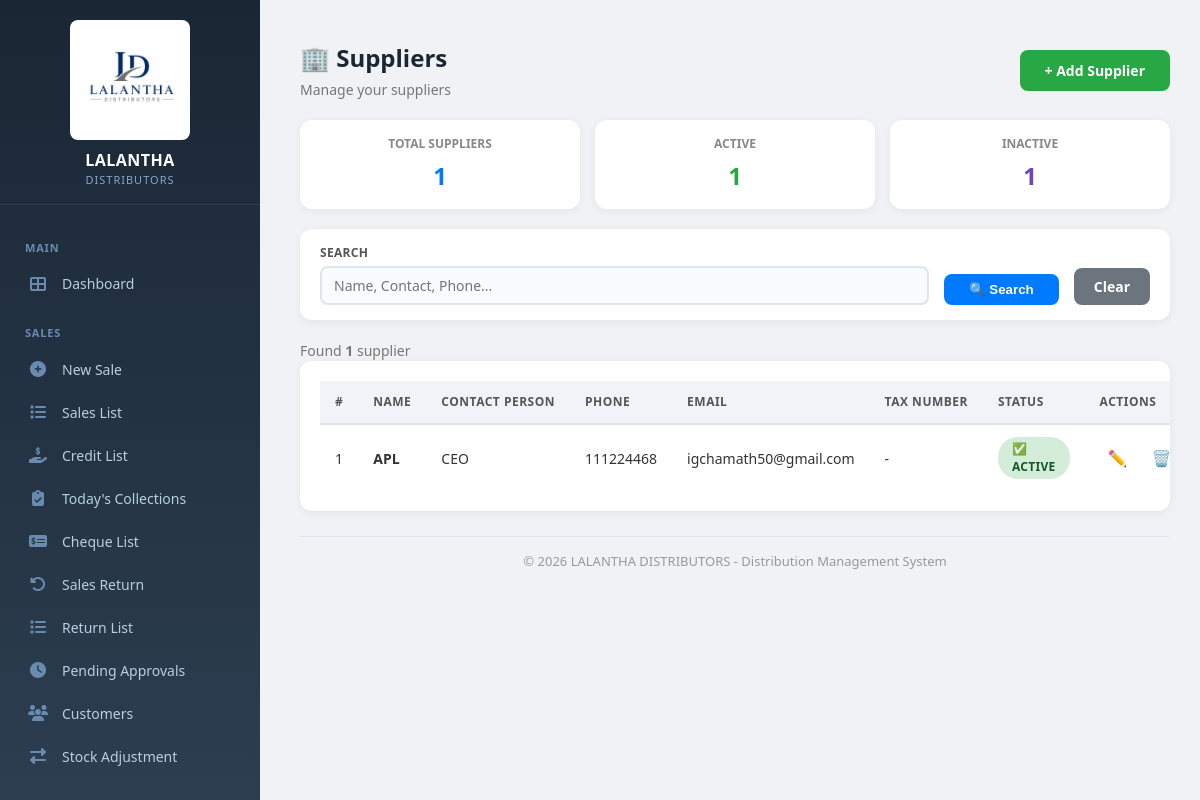
Screenshot of /suppliers/ (signed in) with the database file from the repository.
### core/models.py (models this page shows, shortened)
class Supplier(models.Model):
    name = models.CharField(max_length=200)
    contact_person = models.CharField(max_length=100, blank=True, null=True)
    phone = models.CharField(max_length=20, blank=True, null=True)
    email = models.EmailField(blank=True, null=True)
    address = models.TextField(blank=True, null=True)
    tax_number = models.CharField(max_length=50, blank=True, null=True, help_text="Supplier's VAT/Tax number")
    notes = models.TextField(blank=True, null=True)
    is_active = models.BooleanField(default=True)
    created_at = models.DateTimeField(auto_now_add=True)
    updated_at = models.DateTimeField(auto_now=True)
    class Meta:
        ordering = ['name']

### core/decorators.py (the view)
        def wrapper(request, *args, **kwargs):
            if not request.user.is_authenticated:
                messages.error(request, 'Please login first.')
                return redirect('/login/')  # ✅ Always returns
            try:
                profile = request.user.profile
                if profile.has_permission(permission):
                    return view_func(request, *args, **kwargs)  # ✅ Returns view response
                else:
                    messages.error(request, f'You do not have permission to access this page. Required: {permission}')
                    return redirect('/reports/')  # ✅ Always returns
            except UserProfile.DoesNotExist:
                messages.error(request, 'User profile not found. Please contact admin.')
                return redirect('/logout/')  # ✅ Always returns

### core/context_processors.py (called while the page is built)
def cache_version(request):
    return {
        'cache_version': settings.CACHE_VERSION
    }

### core/models.py (called while the page is built, shortened)
    def has_permission(self, permission):
        if self.role == 'Admin':
            return True

### core/templatetags/core_extras.py (called while the page is built)
@register.filter
def has_perm(profile, permission):
    try:
        return profile.has_permission(permission)
    except Exception:
        return False

### core/views.py (called while the page is built)
@login_required
@permission_required('manage_purchases')
def supplier_list(request):
    suppliers = Supplier.objects.all()
    search = request.GET.get('search', '')
    if search:
        suppliers = suppliers.filter(
            Q(name__icontains=search) |
            Q(contact_person__icontains=search) |
            Q(phone__icontains=search)
        )
    context = {
        'suppliers': suppliers,
        'search': search,
        'total_count': suppliers.count(),
    }
    return render(request, 'core/supplier_list.html', context)

### core/templates/core/supplier_list.html (shortened to what this page needs)
{% extends 'core/base.html' %}
{% load static %}
{% block content %}
<div class="container">
    <div class="page-title">
        <div>
            <h2>🏢 Suppliers</h2>
            <span class="subtitle">Manage your suppliers</span>
        </div>
        <a href="/supplier/add/" class="btn">+ Add Supplier</a>
    </div>
    <div class="supplier-stats">
        <div class="stat-card">
            <div class="label">Total Suppliers</div>
            <div class="value blue">{{ total_count }}</div>
        </div>
        <div class="stat-card">
            <div class="label">Active</div>
            <div class="value green">{{ suppliers|length }}</div>
        </div>
        <div class="stat-card">
            <div class="label">Inactive</div>
            <div class="value purple">{{ suppliers|length }}</div>
        </div>
    </div>
    <form method="GET" class="filter-bar">
        <div class="filter-group" style="flex:2;">
            <label>Search</label>
            <input type="text" name="search" placeholder="Name, Contact, Phone..." value="{{ search }}">
        </div>
        <button type="submit" class="btn-filter">🔍 Search</button>
        <a href="/suppliers/" class="btn-clear">Clear</a>
    </form>
    <div class="result-count">
        Found <strong>{{ total_count }}</strong> supplier{{ total_count|pluralize }}
    </div>
    <div class="table-container">
        <table>
            <thead>
                <tr>
                    <th>#</th>
                    <th>Name</th>
                    <th>Contact Person</th>
                    <th>Phone</th>
                    <th>Email</th>
                    <th>Tax Number</th>
                    <th>Status</th>
                    <th>Actions</th>
                </tr>
            </thead>
            <tbody>
                {% for supplier in suppliers %}
                <tr>
                    <td>{{ forloop.counter }}</td>
                    <td><strong>{{ supplier.name }}</strong></td>
                    <td>{{ supplier.contact_person|default:"-" }}</td>
                    <td>{{ supplier.phone|default:"-" }}</td>
                    <td>{{ supplier.email|default:"-" }}</td>
                    <td>{{ supplier.tax_number|default:"-" }}</td>
                    <td>
                        <span class="badge-status {% if supplier.is_active %}complete{% else %}pending{% endif %}">
                            {% if supplier.is_active %}✅ Active{% else %}❌ Inactive{% endif %}
                        </span>
                    </td>
                    <td>
                        <div class="action-icons">
                            <a href="/supplier/edit/{{ supplier.id }}/" class="edit" title="Edit">✏️</a>
                            <a href="/supplier/delete/{{ supplier.id }}/" class="delete" title="Delete" onclick="return confirm('Delete supplier {{ supplier.name }}?')">🗑️</a>
                        </div>
                    </td>
                </tr>
                {% endfor %}
            </tbody>
        </table>
    </div>
    <div class="footer">
        &copy; {% now "Y" %} LALANTHA DISTRIBUTORS - Distribution Management System
    </div>
</div>
{% endblock %}

### core/static/core/css/style.css (style rules this page uses)
* { margin: 0; padding: 0; box-sizing: border-box; }
body { font-family: -apple-system, BlinkMacSystemFont, "Segoe UI", Roboto, "Helvetica Neue", Arial, sans-serif; background: #f0f4f9; color: #1a2634; font-size: 14px; line-height: 1.5; min-height: 100vh; }
.container { max-width: 1400px; margin: 0 auto; padding: 20px; flex: 1; width: 100%; }
.page-title { display: flex; justify-content: space-between; align-items: center; margin-bottom: 20px; flex-wrap: wrap; gap: 15px; }
.page-title h2 { font-size: 24px; color: #1a2634; font-weight: 600; }
.page-title .subtitle { display: block; font-size: 13px; color: #888; margin-top: 3px; font-weight: 400; }
.btn { padding: 10px 22px; border: none; border-radius: 8px; font-weight: 600; cursor: pointer; font-size: 14px; text-decoration: none; display: inline-block; transition: 0.2s; background: #007bff; color: white; }
.table-container { overflow-x: auto; background: white; border-radius: 12px; }
table { width: 100%; border-collapse: collapse; font-size: 14px; }
table thead th { background: #f0f4f9; padding: 12px 15px; text-align: left; font-weight: 600; color: #555; font-size: 12px; text-transform: uppercase; letter-spacing: 0.5px; border-bottom: 2px solid #dde3ec; white-space: nowrap; }
table tbody td { padding: 12px 15px; border-bottom: 1px solid #edf1f7; color: #333; vertical-align: middle; }
table tbody tr:last-child td { border-bottom: none; }
.footer { text-align: center; padding: 20px; color: #999; font-size: 13px; margin-top: 20px; }
.badge-status { display: inline-block; padding: 3px 12px; border-radius: 12px; font-size: 11px; font-weight: 600; text-transform: uppercase; letter-spacing: 0.3px; }
.badge-status.received, .badge-status.complete, .badge-status.cleared, .badge-status.paid { background: #d4edda; color: #155724; }
.form-control, input[type="text"], input[type="number"], input[type="date"], input[type="email"], input[type="password"], select, textarea { font-family: inherit; }

### core/templates/core/supplier_list.html (style rules this page uses)
.supplier-stats { display: grid; grid-template-columns: repeat(auto-fit, minmax(150px, 1fr)); gap: 15px; margin-bottom: 20px; }
.supplier-stats .stat-card { background: white; padding: 15px 20px; border-radius: 12px; box-shadow: 0 2px 8px rgba(0,0,0,0.06); text-align: center; }
.supplier-stats .stat-card .label { font-size: 12px; color: #888; text-transform: uppercase; font-weight: 600; }
.supplier-stats .stat-card .value { font-size: 24px; font-weight: 700; color: #1a2634; margin-top: 5px; }
.supplier-stats .stat-card .value.blue { color: #007bff; }
.supplier-stats .stat-card .value.green { color: #28a745; }
.supplier-stats .stat-card .value.purple { color: #6f42c1; }

### rows the page displays
Supplier: name "APL", contact_person "CEO", phone "111224468", email "igchamath50@gmail.com", tax_number "-", is_active "✅ ACTIVE"

### other values shown
{{ total_count }} "1"
{{ suppliers|length }} "1"
